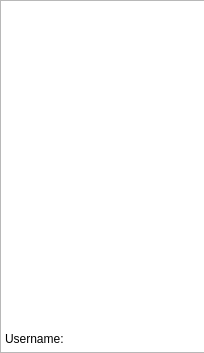
<?xml version="1.0" encoding="UTF-8"?>
<ui version="4.0">
 <class>Scoreboard</class>
 <widget class="QDialog" name="Scoreboard">
  <property name="geometry">
   <rect>
    <x>0</x>
    <y>0</y>
    <width>204</width>
    <height>353</height>
   </rect>
  </property>
  <property name="windowTitle">
   <string>Dialog</string>
  </property>
  <widget class="QTableView" name="tableView">
   <property name="geometry">
    <rect>
     <x>0</x>
     <y>0</y>
     <width>205</width>
     <height>353</height>
    </rect>
   </property>
  </widget>
  <widget class="QLabel" name="usr">
   <property name="geometry">
    <rect>
     <x>5</x>
     <y>330</y>
     <width>71</width>
     <height>17</height>
    </rect>
   </property>
   <property name="text">
    <string>Username:</string>
   </property>
  </widget>
  <widget class="QLabel" name="vr_user">
   <property name="geometry">
    <rect>
     <x>85</x>
     <y>330</y>
     <width>110</width>
     <height>17</height>
    </rect>
   </property>
   <property name="text">
    <string/>
   </property>
  </widget>
 </widget>
 <resources/>
 <connections/>
</ui>
